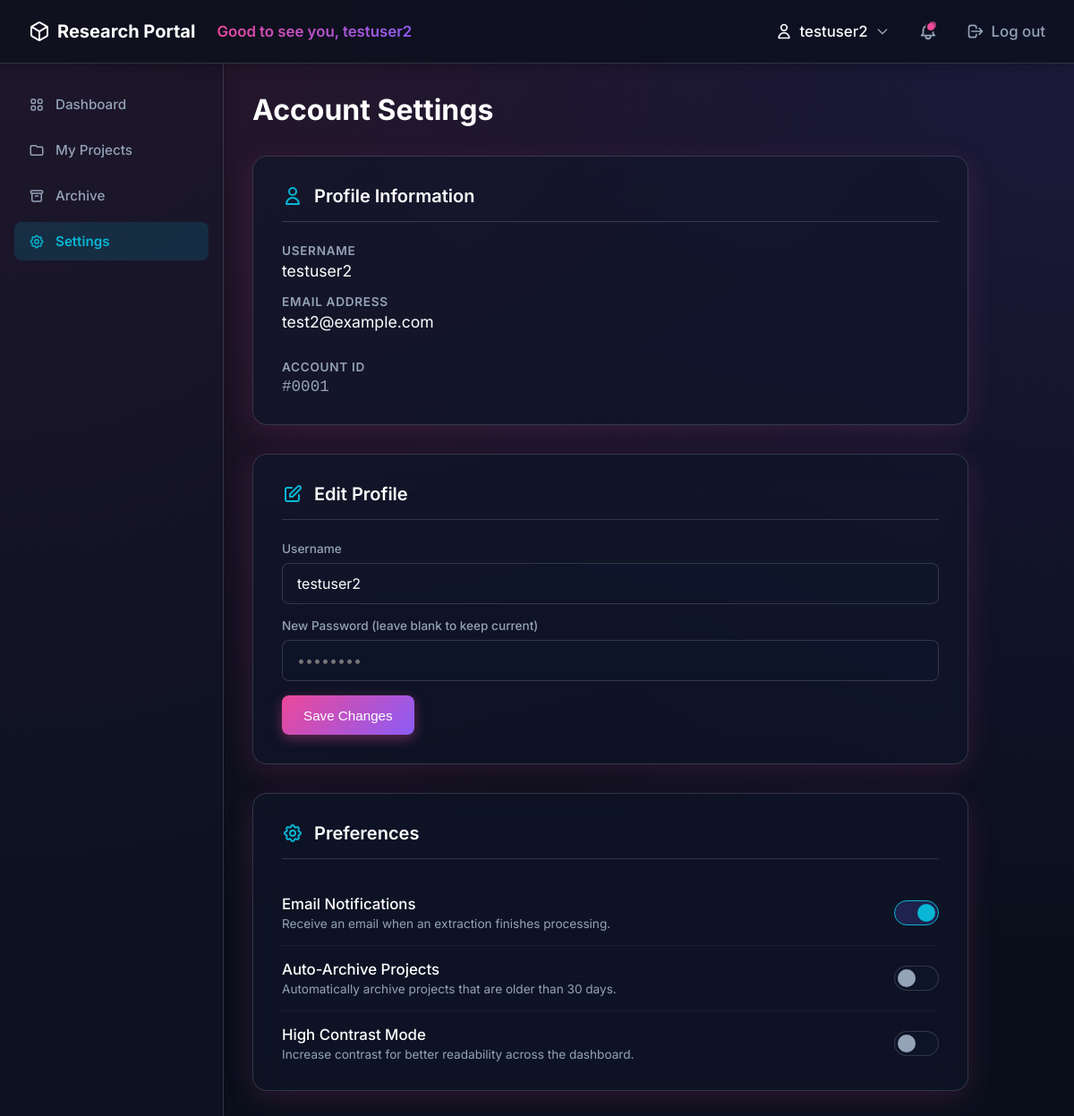
/settings (signed in), run on the app's committed database.
### models.py (models this page shows)
class User(UserMixin, db.Model):
    id = db.Column(db.Integer, primary_key=True)
    username = db.Column(db.String(150), unique=True, nullable=False)
    email = db.Column(db.String(150), unique=True, nullable=False)
    password_hash = db.Column(db.String(256), nullable=False)
    email_notifications = db.Column(db.Boolean, default=True)
    high_contrast_mode = db.Column(db.Boolean, default=False)
    auto_archive_projects = db.Column(db.Boolean, default=False)
    projects = db.relationship('ResearchProject', backref='user', lazy=True)

### app.py (the view)
@app.route('/settings', methods=['GET'])
@login_required
def settings():
    return render_template('settings.html', title="Settings")

### app.py (called while the page is built)
@login_manager.user_loader
def load_user(user_id):
    return User.query.get(int(user_id))

### templates/settings.html (shortened to what this page needs)
{% extends "base.html" %}
{% block content %}
<div class="dashboard-header"
    style="display: flex; justify-content: space-between; align-items: center; margin-bottom: var(--space-8); width: 100%;">
    <h1 style="margin: 0; font-size: 2rem; font-weight: 700;">Account Settings</h1>
</div>
<div class="settings-container">
    <div class="settings-section">
        <h2>
            <svg fill="none" stroke="currentColor" viewBox="0 0 24 24" width="24" height="24">
                <path stroke-linecap="round" stroke-linejoin="round" stroke-width="2"
                    d="M16 7a4 4 0 11-8 0 4 4 0 018 0zM12 14a7 7 0 00-7 7h14a7 7 0 00-7-7z"></path>
            </svg>
            Profile Information
        </h2>
        <div class="profile-info">
            <div class="info-group">
                <span class="info-label">Username</span>
                <span class="info-value">{{ current_user.username }}</span>
            </div>
            <div class="info-group">
                <span class="info-label">Email Address</span>
                <span class="info-value">{{ current_user.email }}</span>
            </div>
            <div class="info-group" style="margin-top: var(--space-4);">
                <span class="info-label">Account ID</span>
                <span class="info-value" style="font-family: monospace; color: var(--text-muted);">#000{{
                    current_user.id }}</span>
            </div>
        </div>
    </div>
    <div class="settings-section">
        <h2>
            <svg fill="none" stroke="currentColor" viewBox="0 0 24 24" width="24" height="24">
                <path stroke-linecap="round" stroke-linejoin="round" stroke-width="2"
                    d="M11 5H6a2 2 0 00-2 2v11a2 2 0 002 2h11a2 2 0 002-2v-5m-1.414-9.414a2 2 0 112.828 2.828L11.828 15H9v-2.828l8.586-8.586z">
                </path>
            </svg>
            Edit Profile
        </h2>
        <form method="POST" action="{{ url_for('auth.update_profile') }}">
            <div class="form-group" style="margin-bottom: var(--space-4);">
                <label for="username">Username</label>
                <input type="text" id="username" name="username" class="form-control"
                    value="{{ current_user.username }}" required>
            </div>
            <div class="form-group" style="margin-bottom: var(--space-4);">
                <label for="password">New Password (leave blank to keep current)</label>
                <input type="password" id="password" name="password" class="form-control" placeholder="••••••••">
            </div>
            <div class="form-actions" style="margin-top: var(--space-4); justify-content: flex-start;">
                <button type="submit" class="btn-gradient">Save Changes</button>
            </div>
        </form>
    </div>
    <div class="settings-section">
        <h2>
            Preferences
        </h2>
        <div class="setting-item">
            <div class="setting-info">
                <span class="setting-title">Email Notifications</span>
                <span class="setting-desc">Receive an email when an extraction finishes processing.</span>
            </div>
            <label class="toggle-switch">
                <span class="slider"></span>
            </label>
        </div>
        <div class="setting-item">
            <div class="setting-info">
                <span class="setting-title">Auto-Archive Projects</span>
                <span class="setting-desc">Automatically archive projects that are older than 30 days.</span>
            </div>
            <label class="toggle-switch">
                <span class="slider"></span>
            </label>
        </div>
        <div class="setting-item">
            <div class="setting-info">
                <span class="setting-title">High Contrast Mode</span>
                <span class="setting-desc">Increase contrast for better readability across the dashboard.</span>
            </div>
            <label class="toggle-switch">
                <span class="slider"></span>
            </label>
        </div>
    </div>
</div>
{% endblock %}

### templates/base.html (shortened to what this page needs)
<!DOCTYPE html>
<html lang="en">
<head>
</head>
<body class="{% if current_user.is_authenticated and current_user.high_contrast_mode %}high-contrast{% endif %}">
    <nav class="navbar">
        <a href="{{ url_for('index') }}" class="navbar-brand">
            Research Portal
        </a>
        {% if current_user.is_authenticated %}
        <div style="flex: 1; display: flex; align-items: center; padding-left: var(--space-6);">
            <span
                style="background: linear-gradient(135deg, var(--gradient-start), var(--gradient-end)); -webkit-background-clip: text; -webkit-text-fill-color: transparent; font-weight: 600; font-size: 1.05rem;">
                Good to see you, {{ current_user.username }}
            </span>
        </div>
        {% endif %}
        <div class="navbar-nav">
            {% if current_user.is_authenticated %}
            <div class="profile-dropdown">
                <span class="nav-link profile-toggle"
                    style="color: var(--text-main); font-size: 1.05rem; font-weight: 500; cursor: pointer; display: flex; align-items: center; gap: 8px;">
                    <svg fill="none" stroke="currentColor" viewBox="0 0 24 24" width="20" height="20">
                        <path stroke-linecap="round" stroke-linejoin="round" stroke-width="2"
                            d="M16 7a4 4 0 11-8 0 4 4 0 018 0zM12 14a7 7 0 00-7 7h14a7 7 0 00-7-7z"></path>
                    </svg>
                    {{ current_user.username }}
                    <svg fill="none" stroke="currentColor" viewBox="0 0 24 24" width="16" height="16"
                        style="color: var(--text-muted);">
                        <path stroke-linecap="round" stroke-linejoin="round" stroke-width="2" d="M19 9l-7 7-7-7"></path>
                    </svg>
                </span>
            </div>
            <div style="position: relative; display: flex; align-items: center; justify-content: center; cursor: pointer; padding: 8px; border-radius: 50%; transition: background 0.2s;"
                onmouseover="this.style.background='rgba(255,255,255,0.05)'"
                onmouseout="this.style.background='transparent'">
                <div
                    style="position: absolute; top: 8px; right: 10px; width: 8px; height: 8px; background-color: var(--gradient-start); border-radius: 50%; opacity: 0.7; animation: ping 2s cubic-bezier(0, 0, 0.2, 1) infinite;">
                </div>
            </div>
            <a href="{{ url_for('auth.logout') }}" class="nav-link"
                style="font-size: 1.05rem; display: flex; align-items: center; gap: 8px;">
                <svg fill="none" stroke="currentColor" viewBox="0 0 24 24" width="20" height="20">
                    <path stroke-linecap="round" stroke-linejoin="round" stroke-width="2"
                        d="M17 16l4-4m0 0l-4-4m4 4H7m6 4v1a3 3 0 01-3 3H6a3 3 0 01-3-3V7a3 3 0 013-3h4a3 3 0 013 3v1">
                    </path>
                </svg>
                Log out
            </a>
            {% else %}
            <a href="{{ url_for('auth.login') }}" class="nav-link" style="font-size: 1.05rem;">Log in</a>
            <a href="{{ url_for('auth.signup') }}" class="btn-gradient">Sign up</a>
            {% endif %}
        </div>
    </nav>
    <div class="dashboard-layout">
        {% if current_user.is_authenticated and not hide_sidebar %}
        <aside class="sidebar">
            <div class="sidebar-nav">
                <a href="{{ url_for('dashboard') }}"
                    class="sidebar-link {% if request.endpoint == 'dashboard' %}active{% endif %}">
                    Dashboard
                </a>
                <a href="{{ url_for('projects') }}"
                    class="sidebar-link {% if request.endpoint == 'projects' %}active{% endif %}">
                    <svg fill="none" stroke="currentColor" viewBox="0 0 24 24">
                        <path stroke-linecap="round" stroke-linejoin="round" stroke-width="2"
                            d="M3 7v10a2 2 0 002 2h14a2 2 0 002-2V9a2 2 0 00-2-2h-6l-2-2H5a2 2 0 00-2 2z"></path>
                    </svg>
                    My Projects
                </a>
                <a href="{{ url_for('archive') }}"
                    class="sidebar-link {% if request.endpoint == 'archive' %}active{% endif %}">
                    <svg fill="none" stroke="currentColor" viewBox="0 0 24 24">
                        <path stroke-linecap="round" stroke-linejoin="round" stroke-width="2"
                            d="M5 8h14M5 8a2 2 0 110-4h14a2 2 0 110 4M5 8v10a2 2 0 002 2h10a2 2 0 002-2V8m-9 4h4">
                        </path>
                    </svg>
                    Archive
                </a>
                <a href="{{ url_for('settings') }}"
                    class="sidebar-link {% if request.endpoint == 'settings' %}active{% endif %}">
                    Settings
                </a>
            </div>
        </aside>
        {% endif %}
        <main class="main-content">
            {% block content %}{% endblock %}
        </main>
    </div>
</body>
</html>

### templates/base.html (style rules this page uses)
:root { --bg-color: #0A0F1C; --text-main: #FFFFFF; --text-muted: #94A3B8; --primary: #06B6D4; --primary-hover: #0891B2; --gradient-start: #EC4899; --gradient-end: #8B5CF6; --glass-bg: rgba(15, 23, 42, 0.6); --glass-border: rgba(255, 255, 255, 0.15); --glass-shadow: 0 8px 32px rgba(236, 72, 153, 0.15); --error: #EF4444; --success: #10B981; --space-1: 4px; --space-2: 8px; --space-3: 12px; --space-4: 16px; --space-5: 20px; --space-6: 24px; --space-8: 32px; --space-10: 40px; --space-12: 48px; --space-16: 64px; --space-20: 80px; --btn-min-height: 44px; --content-max-width: 1240px; }
body { font-family: 'Inter', -apple-system, BlinkMacSystemFont, "Segoe UI", Roboto, sans-serif; background-color: var(--bg-color); color: var(--text-main); margin: 0; min-height: 100vh; display: flex; flex-direction: column; background-image: radial-gradient(at 0% 0%, rgba(236, 72, 153, 0.15) 0px, transparent 60%), radial-gradient(at 100% 0%, rgba(139, 92, 246, 0.15) 0px, transparent 60%); background-attachment: fixed; }
.navbar { display: flex; justify-content: space-between; align-items: center; padding: var(--space-4) var(--space-8); background: rgba(10, 15, 28, 0.8); backdrop-filter: blur(16px); -webkit-backdrop-filter: blur(16px); border-bottom: 1px solid var(--glass-border); box-shadow: 0 4px 12px rgba(0, 0, 0, 0.2); position: sticky; top: 0; z-index: 100; }
.navbar-brand { font-size: 1.25rem; font-weight: 700; color: var(--text-main); text-decoration: none; display: flex; align-items: center; gap: var(--space-2); }
.navbar-nav { display: flex; gap: var(--space-6); align-items: center; }
.nav-link { color: var(--text-muted); text-decoration: none; font-size: 0.95rem; font-weight: 500; transition: color 0.2s ease; }
.btn-gradient { background: linear-gradient(135deg, var(--gradient-start), var(--gradient-end)); color: white; border: none; padding: var(--space-3) var(--space-6); border-radius: var(--space-2); font-weight: 500; font-size: 0.95rem; text-decoration: none; transition: transform 0.2s ease, box-shadow 0.2s ease; cursor: pointer; box-shadow: 0 4px 14px rgba(236, 72, 153, 0.4); min-height: var(--btn-min-height); display: inline-flex; align-items: center; justify-content: center; box-sizing: border-box; position: relative; }
.dashboard-layout { display: flex; flex: 1; width: 100%; }
.sidebar { width: 250px; background: rgba(15, 23, 42, 0.4); border-right: 1px solid var(--glass-border); box-shadow: 4px 0 12px rgba(0, 0, 0, 0.1); padding: var(--space-6) var(--space-4); display: flex; flex-direction: column; box-sizing: border-box; }
.sidebar-nav { display: flex; flex-direction: column; gap: var(--space-2); }
.sidebar-link { display: flex; align-items: center; gap: var(--space-3); padding: var(--space-3) var(--space-4); color: var(--text-muted); text-decoration: none; border-radius: var(--space-2); font-size: 0.95rem; font-weight: 500; transition: all 0.2s ease; }
.sidebar-link svg { width: 18px; height: 18px; flex-shrink: 0; transition: color 0.2s ease; }
.sidebar-link.active { color: var(--primary); background: rgba(6, 182, 212, 0.15); font-weight: 600; }
.main-content { flex: 1; display: flex; flex-direction: column; width: 100%; max-width: var(--content-max-width); margin: 0 auto; padding: var(--space-8) var(--space-8); box-sizing: border-box; }
.profile-dropdown { position: relative; display: inline-flex; align-items: center; }
.form-group { margin-bottom: var(--space-6); display: flex; flex-direction: column; }
.form-group label { display: block; margin-bottom: var(--space-2); font-size: 0.85rem; font-weight: 500; color: var(--text-muted); }
.form-control { width: 100%; background: rgba(15, 23, 42, 0.6); border: 1px solid var(--glass-border); color: var(--text-main); padding: var(--space-3) var(--space-4); border-radius: var(--space-2); font-size: 1rem; font-family: 'Inter', sans-serif; transition: border-color 0.3s ease, box-shadow 0.3s ease; box-sizing: border-box; min-height: var(--btn-min-height); }
.form-actions { display: flex; justify-content: flex-end; margin-top: var(--space-8); }

### data on the page
User: username "testuser2", email "test2@example.com", id "1"
